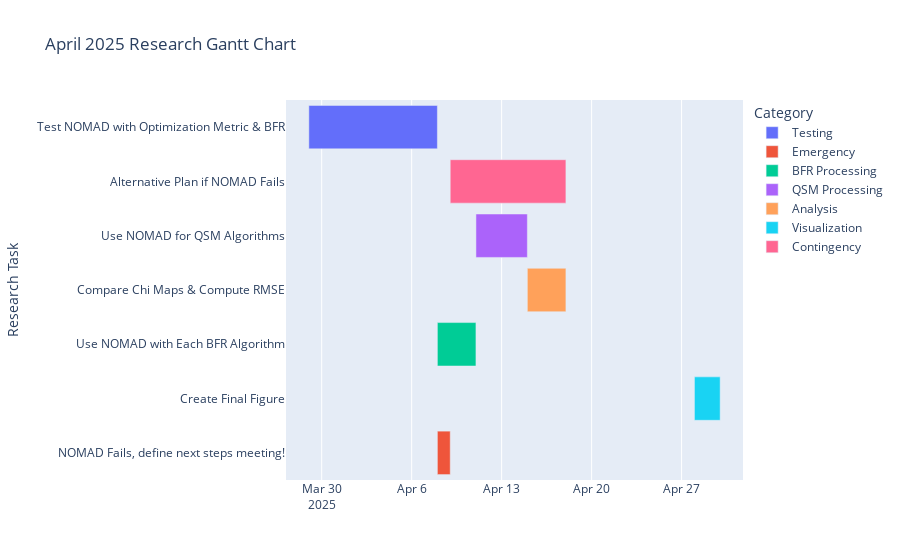

The code cell stored with this chart in its notebook:
### Markdown cell above
# <span style="color:#FFCA28"> April </span>

### Code cell
# Define tasks and timelines
tasks = [
    {"Task": "Test NOMAD with Optimization Metric & BFR", "Start": "2025-03-29", "End": "2025-04-08", "Category": "Testing"},
    {"Task": "NOMAD Fails, define next steps meeting!", "Start": "2025-04-08", "End": "2025-04-09", "Category": "Emergency"},
    {"Task": "Use NOMAD with Each BFR Algorithm", "Start": "2025-04-08", "End": "2025-04-11", "Category": "BFR Processing", "Dependency": "Task 1"},
    {"Task": "Use NOMAD for QSM Algorithms", "Start": "2025-04-11", "End": "2025-04-15", "Category": "QSM Processing", "Dependency": "Task 1"},
    {"Task": "Compare Chi Maps & Compute RMSE", "Start": "2025-04-15", "End": "2025-04-18", "Category": "Analysis", "Dependency": "Task 2 & 3"},
    {"Task": "Create Final Figure", "Start": "2025-04-28", "End": "2025-04-30", "Category": "Visualization", "Dependency": "Task 4"},
    {"Task": "Alternative Plan if NOMAD Fails", "Start": "2025-04-09", "End": "2025-04-18", "Category": "Contingency", "Opacity": 0.3}  # Semi-transparent for differentiation

]

# Convert to DataFrame
df = pd.DataFrame(tasks)

# Create Gantt Chart
fig = px.timeline(df, x_start="Start", x_end="End", y="Task", color="Category",
                  title="April 2025 Research Gantt Chart",
                  labels={"Task": "Research Task", "Start": "Start Date", "End": "End Date"})
fig.update_yaxes(categoryorder="total ascending")
fig.show()

### Figure 1 — Plotly figure (JSON) as saved in the notebook; plotly's stock layout.template omitted (floating-point values rounded to 4 significant figures)
{"data": [{"alignmentgroup": "True", "base": ["2025-03-29"], "hovertemplate": "Category=Testing<br>Start Date=%{base}<br>End Date=%{x}<br>Research Task=%{y}<extra></extra>", "legendgroup": "Testing", "marker": {"color": "#636efa", "pattern": {"shape": ""}}, "name": "Testing", "offsetgroup": "Testing", "orientation": "h", "showlegend": true, "textposition": "auto", "type": "bar", "x": [864000000], "xaxis": "x", "y": ["Test NOMAD with Optimization Metric & BFR"], "yaxis": "y"}, {"alignmentgroup": "True", "base": ["2025-04-08"], "hovertemplate": "Category=Emergency<br>Start Date=%{base}<br>End Date=%{x}<br>Research Task=%{y}<extra></extra>", "legendgroup": "Emergency", "marker": {"color": "#EF553B", "pattern": {"shape": ""}}, "name": "Emergency", "offsetgroup": "Emergency", "orientation": "h", "showlegend": true, "textposition": "auto", "type": "bar", "x": [86400000], "xaxis": "x", "y": ["NOMAD Fails, define next steps meeting!"], "yaxis": "y"}, {"alignmentgroup": "True", "base": ["2025-04-08"], "hovertemplate": "Category=BFR Processing<br>Start Date=%{base}<br>End Date=%{x}<br>Research Task=%{y}<extra></extra>", "legendgroup": "BFR Processing", "marker": {"color": "#00cc96", "pattern": {"shape": ""}}, "name": "BFR Processing", "offsetgroup": "BFR Processing", "orientation": "h", "showlegend": true, "textposition": "auto", "type": "bar", "x": [259200000], "xaxis": "x", "y": ["Use NOMAD with Each BFR Algorithm"], "yaxis": "y"}, {"alignmentgroup": "True", "base": ["2025-04-11"], "hovertemplate": "Category=QSM Processing<br>Start Date=%{base}<br>End Date=%{x}<br>Research Task=%{y}<extra></extra>", "legendgroup": "QSM Processing", "marker": {"color": "#ab63fa", "pattern": {"shape": ""}}, "name": "QSM Processing", "offsetgroup": "QSM Processing", "orientation": "h", "showlegend": true, "textposition": "auto", "type": "bar", "x": [345600000], "xaxis": "x", "y": ["Use NOMAD for QSM Algorithms"], "yaxis": "y"}, {"alignmentgroup": "True", "base": ["2025-04-15"], "hovertemplate": "Category=Analysis<br>Start Date=%{base}<br>End Date=%{x}<br>Research Task=%{y}<extra></extra>", "legendgroup": "Analysis", "marker": {"color": "#FFA15A", "pattern": {"shape": ""}}, "name": "Analysis", "offsetgroup": "Analysis", "orientation": "h", "showlegend": true, "textposition": "auto", "type": "bar", "x": [259200000], "xaxis": "x", "y": ["Compare Chi Maps & Compute RMSE"], "yaxis": "y"}, {"alignmentgroup": "True", "base": ["2025-04-28"], "hovertemplate": "Category=Visualization<br>Start Date=%{base}<br>End Date=%{x}<br>Research Task=%{y}<extra></extra>", "legendgroup": "Visualization", "marker": {"color": "#19d3f3", "pattern": {"shape": ""}}, "name": "Visualization", "offsetgroup": "Visualization", "orientation": "h", "showlegend": true, "textposition": "auto", "type": "bar", "x": [172800000], "xaxis": "x", "y": ["Create Final Figure"], "yaxis": "y"}, {"alignmentgroup": "True", "base": ["2025-04-09"], "hovertemplate": "Category=Contingency<br>Start Date=%{base}<br>End Date=%{x}<br>Research Task=%{y}<extra></extra>", "legendgroup": "Contingency", "marker": {"color": "#FF6692", "pattern": {"shape": ""}}, "name": "Contingency", "offsetgroup": "Contingency", "orientation": "h", "showlegend": true, "textposition": "auto", "type": "bar", "x": [777600000], "xaxis": "x", "y": ["Alternative Plan if NOMAD Fails"], "yaxis": "y"}], "layout": {"barmode": "overlay", "legend": {"title": {"text": "Category"}, "tracegroupgap": 0}, "title": {"text": "April 2025 Research Gantt Chart"}, "xaxis": {"anchor": "y", "domain": [0, 1], "type": "date"}, "yaxis": {"anchor": "x", "categoryorder": "total ascending", "domain": [0, 1], "title": {"text": "Research Task"}}}}
